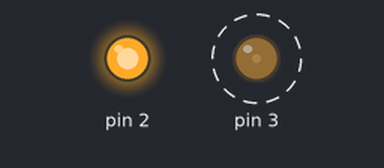
Bench run of a sketch on a simulated Arduino Uno, built with avr-gcc and run on an emulated ATmega328P. On the bench: output pins drawn as LEDs (lit = HIGH). Dashed ring = blinking.

Above: at 0.05 s.
Timing chart, 0 to 4.6 s (numbered marks = the images above):
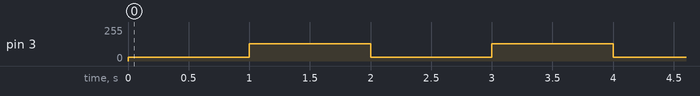

The sketch:

teste-motor-damper.ino
```cpp
void setup() {
  // put your setup code here, to run once:
  Serial.begin(115200);

    pinMode(2, OUTPUT);
    digitalWrite(2, HIGH);
    pinMode(3, OUTPUT);
    digitalWrite(3, HIGH);

}

int s0 = 0;
int f = 0;
long t0 = 0;
char v[][8] = {{0,0,0,0,0,0,0,0},
               {0,0,0,0,0,0,0,1},
               {0,0,0,1,0,0,0,1},
               {0,0,1,0,1,0,0,1},
               {0,0,1,1,0,0,1,1},
               {0,1,1,0,1,0,1,1},
               {0,1,1,1,0,1,1,1},
               {0,1,1,1,1,1,1,1},
               {1,1,1,1,1,1,1,1}};
int m0;

void loop() {
  long t = millis();
  int s = t / 1000 / 5 % (sizeof(v)/sizeof(v[0]));
  int m = (t * 120 / 1000) % sizeof(v[s]);
  int c = (t * 60 / 1000) % 60;

analogWrite(3, 30+100*((t/1000)%2));
return;

if ((t/1000)%2 == 0) digitalWrite(3,LOW);
else digitalWrite(3, HIGH);
return;

if (m == m0) return;
m0 = m;
digitalWrite(3, v[s][m]);
/*
return;

  if (s == s0) return;

  digitalWrite(2, HIGH);
  digitalWrite(3, HIGH);
  if (s%2 == 1) return;
  //if (f == 2) return;
  //f++;

  if (s/2%2 != m) return;
  digitalWrite(3, LOW);
  s0 = s;
*/
  Serial.print(t-t0);
  Serial.print(" ");
  Serial.print(s);
  Serial.print(" ");
  Serial.print(c);
  Serial.print(" ");
  Serial.println(m);
  t0 = t;


}
```

Measured:
- by itself, pin 3: alternates 130/255 for 1.0 s and 30/255 for 1.0 s
